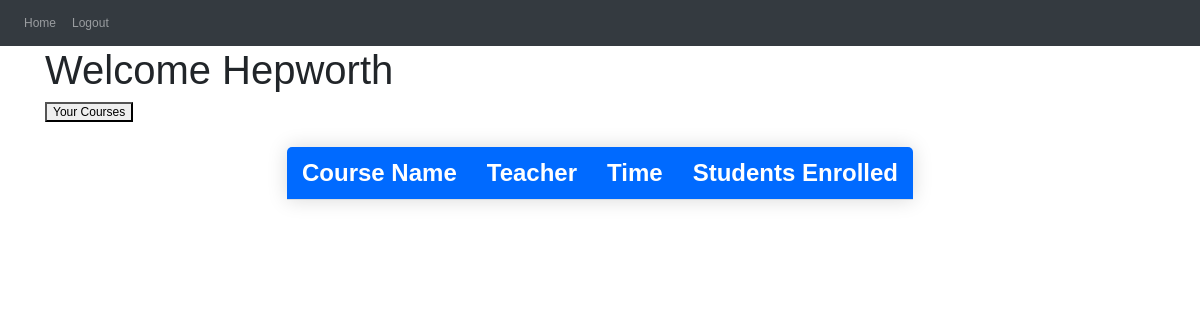
Before: /home/instructor/Hepworth (signed in) with the older database file.
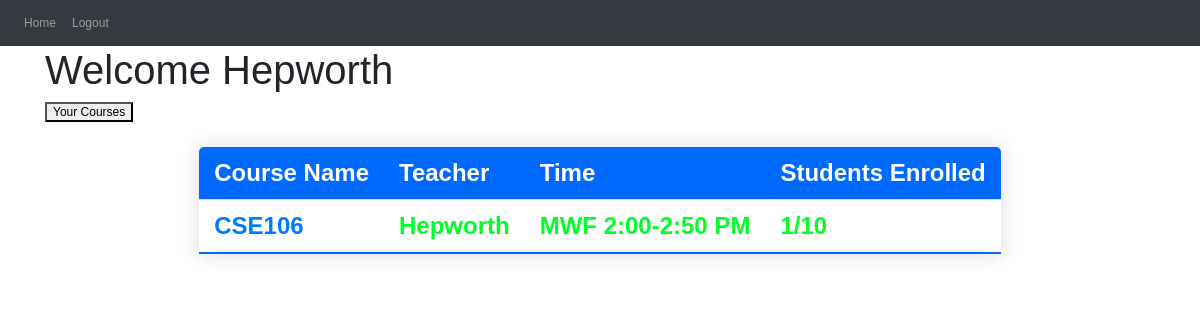
After: the same page with the newer database file.
### StudentGrades/models.py (models this page shows)
class Classes(db.Model):
    id = db.Column(db.Integer, primary_key=True)
    course_name = db.Column(db.String(150), unique=True)
    teacher_id = db.Column(db.Integer, db.ForeignKey('teachers.id'))
    numberEnrolled = db.Column(db.Integer)
    capacity = db.Column(db.Integer)
    time = db.Column(db.String(50))

### StudentGrades/views.py (the view)
@views.route('home/instructor/<name>')
@login_required
def instructor(name):
    tea_data = []
    teaQ = Teachers.query.filter_by(Name=name).first()
    print(current_user.id)
    print(teaQ.User_id)
    if current_user.id != teaQ.User_id:
        abort(403)
    teaQC = Classes.query.filter_by(teacher_id = teaQ.id).all()
    for i in range(len(teaQC)):
        temp = {
            'CourseName':teaQC[i].course_name,
            'Teacher':name,
            'Time':teaQC[i].time,
            'StudentsEnrolled':(str(teaQC[i].numberEnrolled) + "/" + str(teaQC[i].capacity))
        }
        tea_data.append(temp)
    return render_template("instructor.html", instructor_name = name, data = tea_data)

### StudentGrades/__init__.py (called while the page is built)
def create_app():
    app.config['SECRET_KEY'] = 'hjshjhdjah kjshkjdhjs'
    app.config['SQLALCHEMY_DATABASE_URI'] = f'sqlite:///{DB_NAME}'
    app.config['FLASK_ADMIN_SWATCH'] = 'United'
    db.init_app(app)
    from .views import views
    from .auth import auth
    from .admin import appnamey
    app.register_blueprint(views, url_prefix='/')
    app.register_blueprint(auth, url_prefix='/')
    from .models import Note, Teachers, Students, Classes, Enrollment, Users
    appnamey(app)
    create_database(app)
    CORS(app)
    login_manager = LoginManager()
    login_manager.login_view = 'auth.login'
    login_manager.init_app(app)
    @login_manager.user_loader
    def load_user(id):
        return Users.query.get(int(id))
    return app

### StudentGrades/templates/instructor.html (shortened to what this page needs)
{% extends "person.html" %}
{% block styles %}
    {{ super() }}
{% endblock %}
{% block person_name %}{{ instructor_name }}{% endblock %}
{% block inner_nav_links %}
    <button class="inner-nav-link active-tab">Your Courses</button>
{% endblock %}
{% block data_table_headings %}
    <th>Course Name</th>
    <th>Teacher</th>
    <th>Time</th>
    <th>Students Enrolled</th>
{% endblock %}
{% block data_table_body %}
    {% for class in data %}
        <tr>
            <td>
                <a href="{{ url_for('views.specific_course', name = class.Teacher, course = class.CourseName) }}">
                    {{ class.CourseName }}
                </a>
            </td>
            <td>{{ class.Teacher }}</td>
            <td>{{ class.Time }}</td>
            <td>{{ class.StudentsEnrolled }}</td>
        </tr>
    {% endfor %}
{% endblock %}

### StudentGrades/templates/person.html
{% extends "base.html" %}
    {% block styles %}
    {{ super() }}
    {% endblock %}
{% block content %}
    <div class="person-container">
        <div class="person-container-top">
            <h1 class="greeting">Welcome {% block person_name %}{% endblock %}</h1>
        </div>
        <div class="person-container-middle">
            <div class="inner-nav-container">
                {% block inner_nav_links%}{% endblock %}
            </div>
        </div>
        <div class="person-container-bottom">
            <table class="data-table">
                <thead class="data-table-head">
                    <tr class="data-table-row headings-row">
                        {% block data_table_headings %}{% endblock %}
                    </tr>
                </thead>
                <tbody class="data-table-body">
                    {% block data_table_body %}{% endblock %}
                </tbody>
            </table>
        </div>
    </div>
{% endblock %}

### StudentGrades/templates/base.html (shortened to what this page needs)
<!doctype html>
<html lang="en">
<head>
  {% block head %}
      <link
        rel="stylesheet"
        href="https://stackpath.bootstrapcdn.com/bootstrap/4.4.1/css/bootstrap.min.css"
      />
      <link
        rel="stylesheet"
        href="https://stackpath.bootstrapcdn.com/font-awesome/4.7.0/css/font-awesome.min.css"
      />
    {% block styles %}
      <link rel="stylesheet" href="{{ url_for('static', filename = '/css/pagetabs.css') }}">
      <link rel="stylesheet" href="{{ url_for('static', filename = '/css/amongus.css') }}">
      <link rel="stylesheet" href="{{ url_for('static', filename = '/css/tables.css') }}">
      <link rel="stylesheet" href="{{ url_for('static', filename = '/css/dropdown.css') }}">
    {% endblock %}
  {% endblock %}
</head>
<body>
<nav class="navbar navbar-expand-lg navbar-dark bg-dark">
    <div class="collapse navbar-collapse" id="navbar">
      <div class="navbar-nav">
         {% if current_user.is_authenticated %}
        <a class="nav-item nav-link" id="home" href="/">Home</a>
        <a class="nav-item nav-link" id="logout" href="/logout">Logout</a>
        {% else %}
        <a class="nav-item nav-link" id="login" href="/login">Login</a>
        <a class="nav-item nav-link" id="signUp" href="/sign-up">Sign Up</a>
        {% endif %}
      </div>
    </div>
  </nav>
  <div class="container">{% block content %} {% endblock %}</div>
</body>
</html>

### StudentGrades/static/css/pagetabs.css (style rules this page uses)
body { font-family: Arial; }

### StudentGrades/static/css/amongus.css (style rules this page uses)
body { margin: 0; font: normal 75% Arial, Helvetica, sans-serif; }

### StudentGrades/static/css/tables.css (style rules this page uses)
* { font-family: sans-serif; }
table, .content-table { border-collapse: collapse; margin: 25px 0; margin-left:auto; margin-right:auto; font-size: 2em; min-width: 400px; border-radius: 5px 5px 0 0; overflow: hidden; box-shadow: 0 0 20px rgba(0, 0, 0, 0.15); }
tr { background-color: #006aff; color: #ffffff; text-align: left; font-weight: bold; }
th, td { padding: 12px 15px; }
tr { border-bottom: 1px solid #dddddd; }
tbody tr:nth-of-type(odd) { background-color: #ffffff; color:#00ff26 }
tbody tr:last-of-type { border-bottom: 2px solid #006aff; }

Changed rows visible on the page:
added Classes: CourseName "CSE106", Teacher "Hepworth", Time "MWF 2:00-2:50 PM", StudentsEnrolled "1/10"
